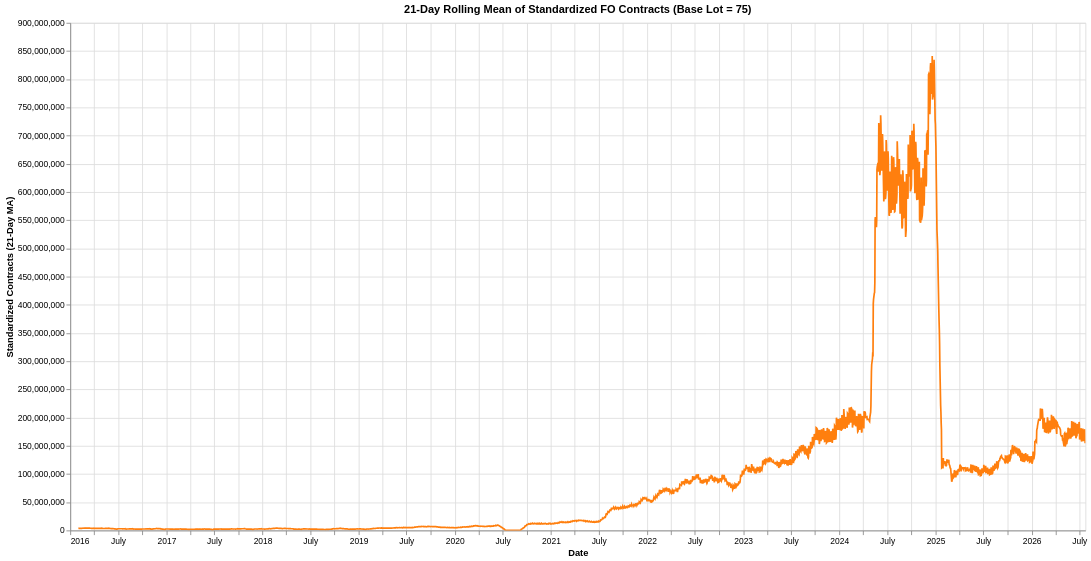

Notebook source saved alongside this figure:
### Code cell
import altair as alt

# 1. Prepare the dataframe
pl = pd.DataFrame()
pl['Date'] = df['Date'] 

# Calculate the standardized daily volume
# Formula: (Total Contracts) * (Current Lot Size) / 75
total_contracts = df['Futures Contracts'] + df['Options Contracts']
pl['standardized_focontracts'] = total_contracts * 75 / df['lot_size'] 

# Calculate the 21-day rolling average of the standardized volume
pl['standardized_21d_ma'] = pl['standardized_focontracts'].rolling(21).mean()

# 2. Plot with Altair
chart = alt.Chart(pl).mark_line(color='#ff7f0e').encode(
    x=alt.X('Date:T', title='Date'),
    y=alt.Y('standardized_21d_ma:Q', title='Standardized Contracts (21-Day MA)'),
    tooltip=[
        alt.Tooltip('Date:T', title='Date', format='%Y-%m-%d'),
        alt.Tooltip('standardized_21d_ma:Q', title='Standardized Contracts', format=',.0f')
    ]
).properties(
    title='21-Day Rolling Mean of Standardized FO Contracts (Base Lot = 75)',
    width=1200,
    height=600
).interactive()

# 3. Display the chart
chart

### Figure 1 — Vega-Lite specification as saved in the notebook (floating-point values rounded to 4 significant figures; data arrays with more than 128 entries replaced by an {"elided": "..."} marker saying what was removed)
{"config": {"view": {"continuousWidth": 300, "continuousHeight": 300}}, "data": {"name": "data-a73b9de0d6db6a594d7358c2ef8ede25"}, "mark": {"type": "line", "color": "#ff7f0e"}, "encoding": {"tooltip": [{"field": "Date", "format": "%Y-%m-%d", "title": "Date", "type": "temporal"}, {"field": "standardized_21d_ma", "format": ",.0f", "title": "Standardized Contracts", "type": "quantitative"}], "x": {"field": "Date", "title": "Date", "type": "temporal"}, "y": {"field": "standardized_21d_ma", "title": "Standardized Contracts (21-Day MA)", "type": "quantitative"}}, "height": 600, "params": [{"name": "param_1e9efca18e7a2868", "select": {"type": "interval", "encodings": ["x", "y"]}, "bind": "scales"}], "title": "21-Day Rolling Mean of Standardized FO Contracts (Base Lot = 75)", "width": 1200, "$schema": "https://vega.github.io/schema/vega-lite/v6.4.1.json", "datasets": {"data-a73b9de0d6db6a594d7358c2ef8ede25": {"elided": "2599 records"}}}
